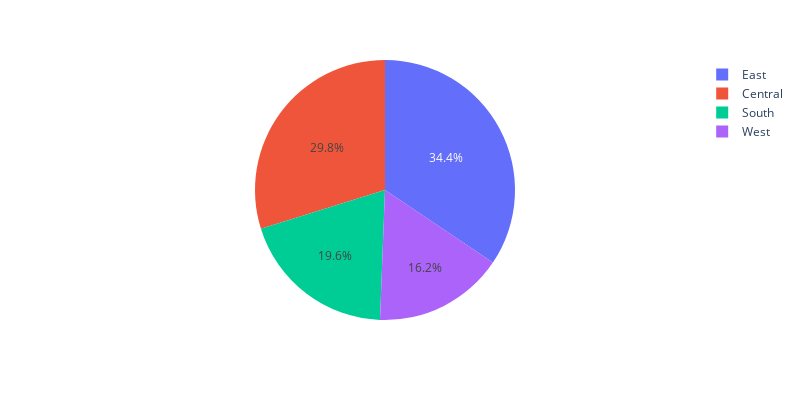

The code cell stored with this chart in its notebook:
### Code cell
fig = px.pie(loss, values='New profit', names='Region',width=800, height=400)
fig.show()

### Figure 1 — Plotly figure (JSON) as saved in the notebook; plotly's stock layout.template omitted (floating-point values rounded to 4 significant figures; data arrays with more than 128 entries replaced by an {"elided": "..."} marker saying what was removed)
{"data": [{"domain": {"x": [0, 1], "y": [0, 1]}, "hovertemplate": "Region=%{label}<br>New profit=%{value}<extra></extra>", "labels": {"elided": "1871 str values"}, "legendgroup": "", "name": "", "showlegend": true, "type": "pie", "values": {"elided": "1871 float values"}}], "layout": {"height": 400, "legend": {"tracegroupgap": 0}, "margin": {"t": 60}, "width": 800}}
